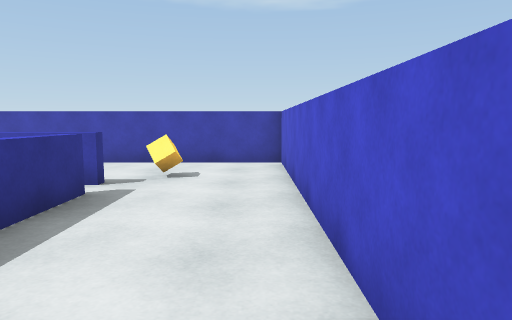
[1] (above)

15 first-person views from a walk through a 3-D level made in the Unity game engine. The camera is 1.2 m above the floor, tilts 6° down and sees 70° across. The floor is counted in squares, 1 m on a side. Each view is taken from the middle of a square. On the plan, view 1 faces up. The plan holds only what a view shows up to about 15 squares ahead; the rest is blank. The player character is not drawn.

[2]
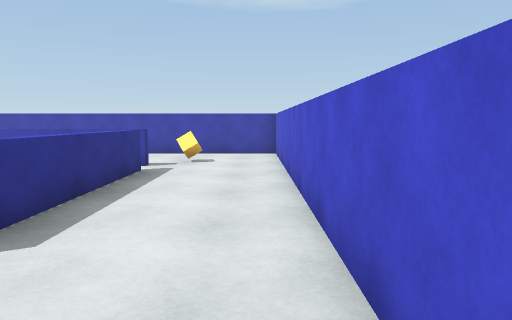

[3]
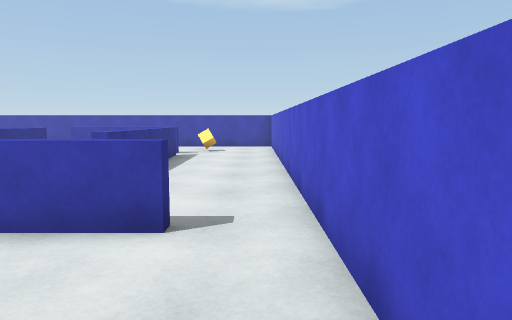

[4]
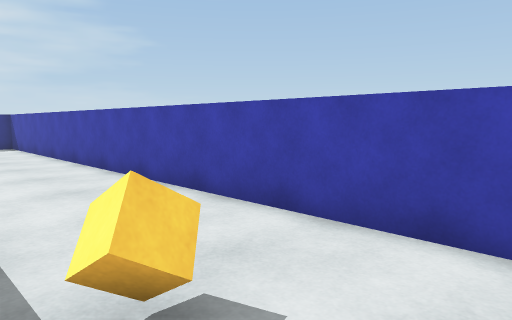

[5]
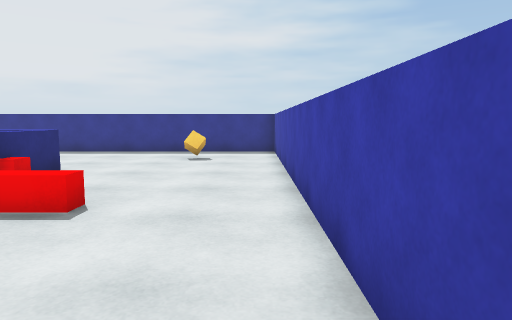

[6]
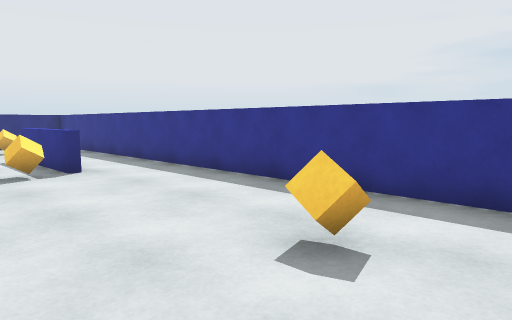

[7]
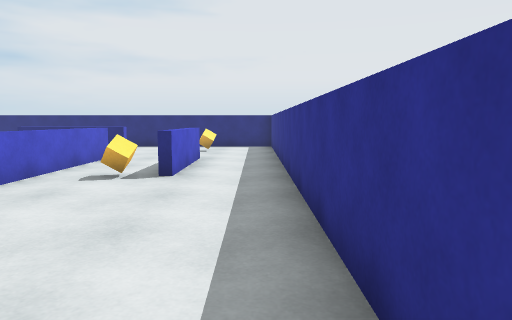

[8]
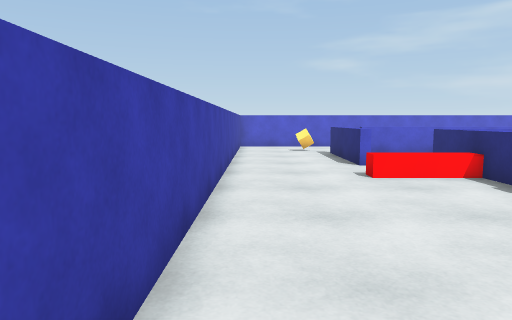

[9]
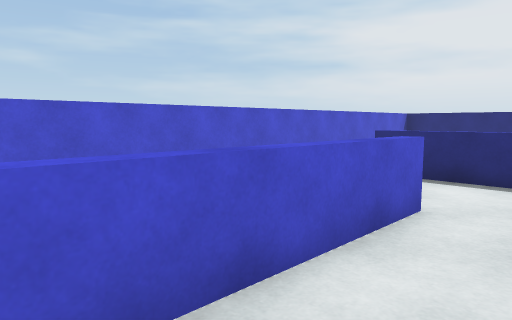

[10]
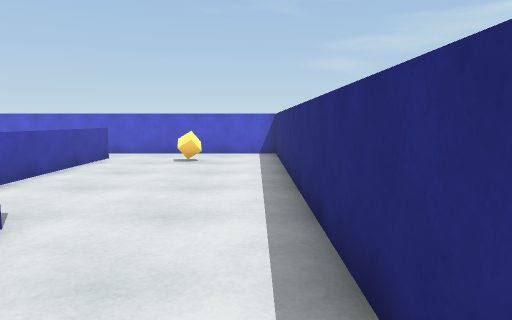

[11]
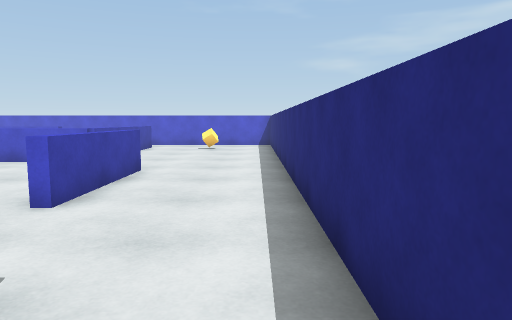

[12]
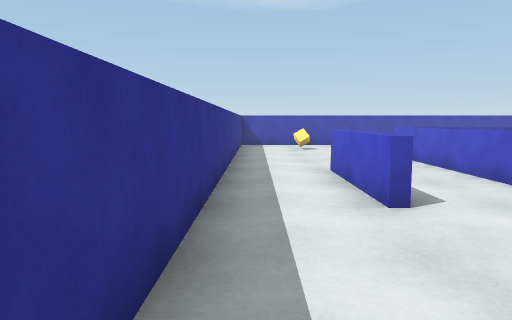

[13]
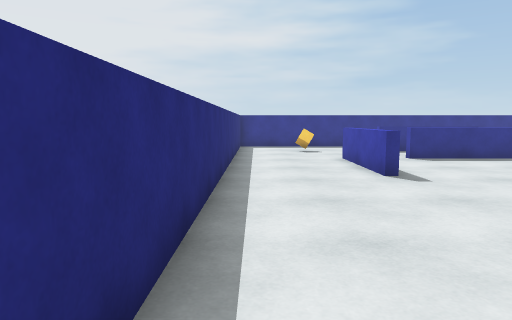

[14]
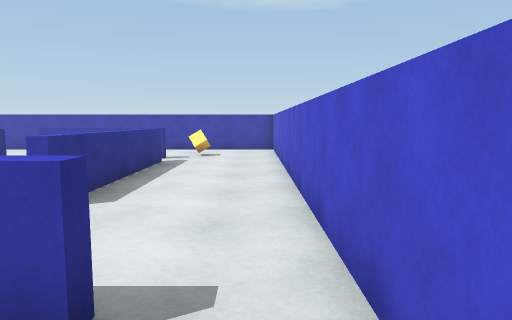

[15]
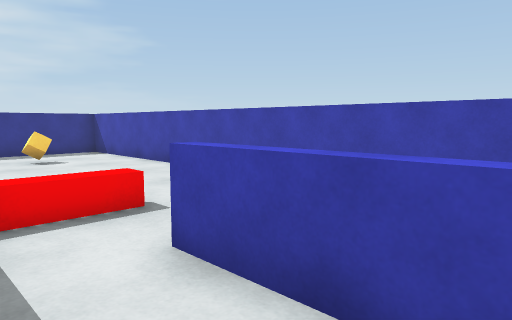

### Floor plan
Key: @ floor where view 1 was taken; # wall or solid block; x gap in a wall; . floor; = window, fence, low wall or low ledge; ^ raised ledge; O other object.
Columns run from 19 left of view 1 to 1 right of it. Each row starts with its distance up from view 1.
 11 ####################^
 10 #...................^
  9 #...................^
  8 #..O.............O..^
  7 #.........O.=====...^
  6 #.........O...  x...^
  5 #.....======= ..=...^
  4 #.....=     =   =...^
  3 #.....=     =  .=...^
  2 #.....=        .=...^
  1 #..=O.=        .=...^
  0 #..=..=.    =  .=..@^
 -1 #..=..=..  .=  .....^
 -2 #..=..=.....=  .....^
 -3 #..=..=.....=======.^
 -4 #...................^
 -5 #.....=====.........^
 -6 #..O.............O..^
 -7 #  .................^
 -8  . .................^
 -9   ^^^^^^^^^^^^^^^^^^^

Positions as (right, up) in squares from view 1, and headings:
1: (0, 0), facing up
2: (0, -3), facing up
3: (0, -7), facing up
4: (0, 7), facing up-left
5: (-4, 10), facing left
6: (-13, 10), facing down-left
7: (-18, 9), facing down
8: (-17, 10), facing right
9: (-5, 5), facing down-right
10: (-13, -8), facing right
11: (-18, -8), facing right
12: (-18, -8), facing up
13: (-1, -8), facing left
14: (0, -5), facing up
15: (-4, 5), facing up-left
